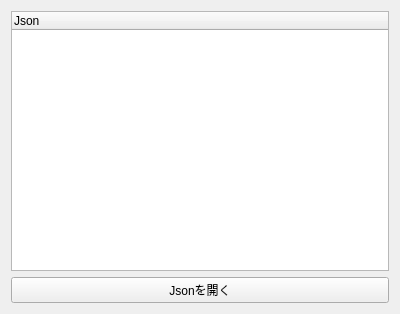
<?xml version="1.0" encoding="UTF-8"?>
<ui version="4.0">
 <class>testWidget</class>
 <widget class="QWidget" name="testWidget">
  <property name="geometry">
   <rect>
    <x>0</x>
    <y>0</y>
    <width>400</width>
    <height>314</height>
   </rect>
  </property>
  <property name="windowTitle">
   <string>Json Viewer</string>
  </property>
  <layout class="QGridLayout" name="gridLayout">
   <item row="0" column="0">
    <widget class="QTreeWidget" name="treeWidget">
     <column>
      <property name="text">
       <string notr="true">Json</string>
      </property>
     </column>
    </widget>
   </item>
   <item row="1" column="0">
    <widget class="QPushButton" name="pushButton">
     <property name="text">
      <string>Jsonを開く</string>
     </property>
    </widget>
   </item>
  </layout>
 </widget>
 <resources/>
 <connections/>
</ui>
